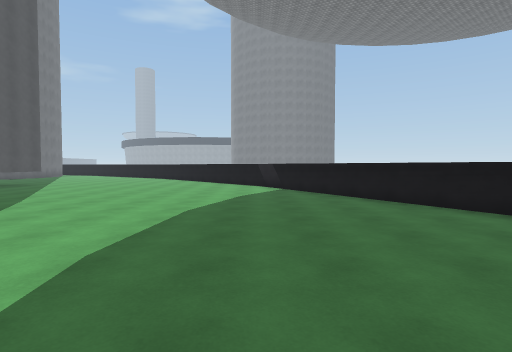
view 1 (above)

14 first-person views from a walk through a 3-D level made in the Unity game engine. The camera is 1.5 m above the floor, tilts 2° down and sees 80° across. The floor is counted in squares, 2 m on a side. Each view is taken from the middle of a square. On the plan, view 1 faces up. The plan holds only what a view shows up to about 10 squares ahead; the rest is blank. The place goes on beyond the plan. The player is left out. Surface patterns are stand-ins for the level's own textures.

view 2
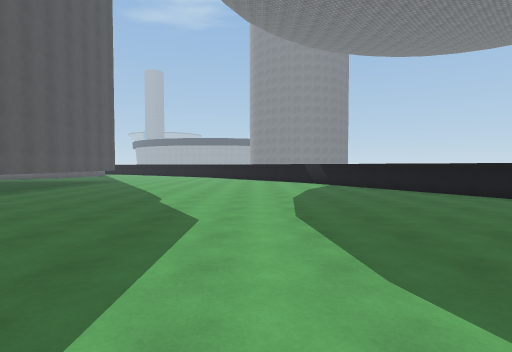

view 3
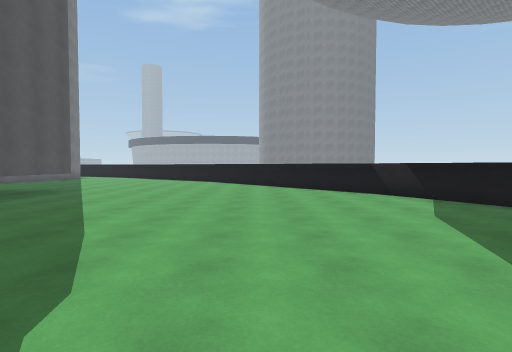

view 4
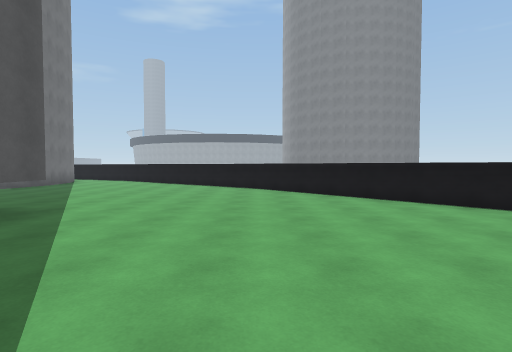

view 5
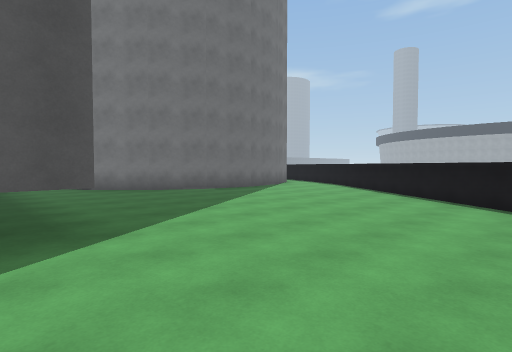

view 6
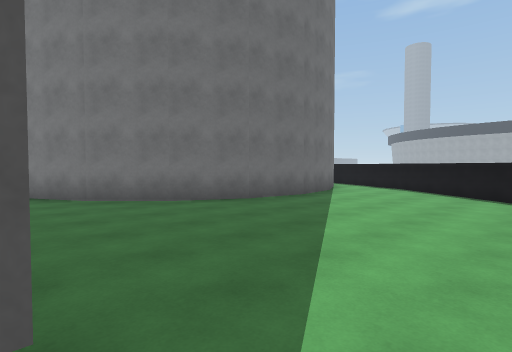

view 7
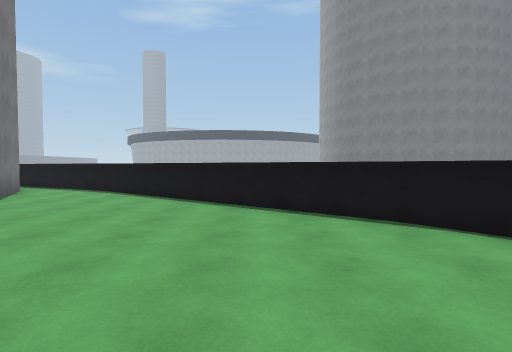

view 8
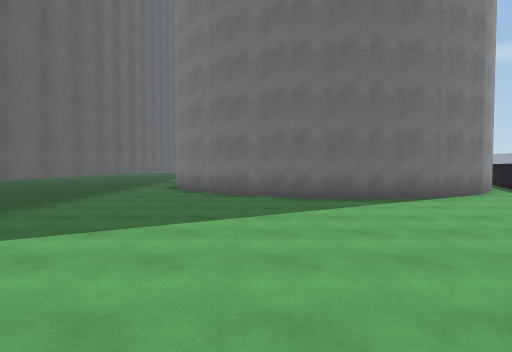

view 9
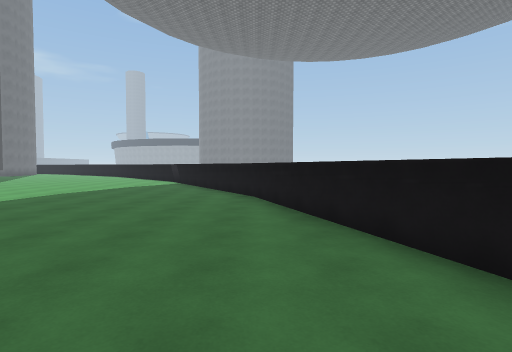

view 10
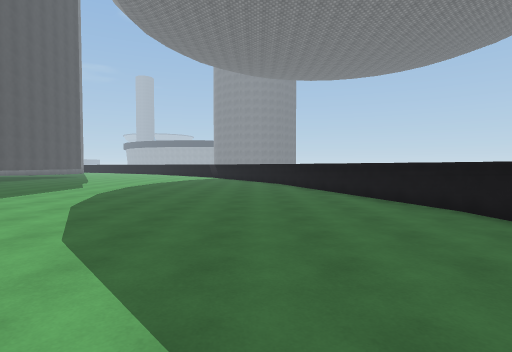

view 11
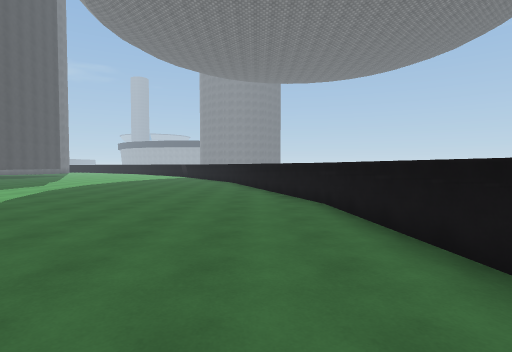

view 12
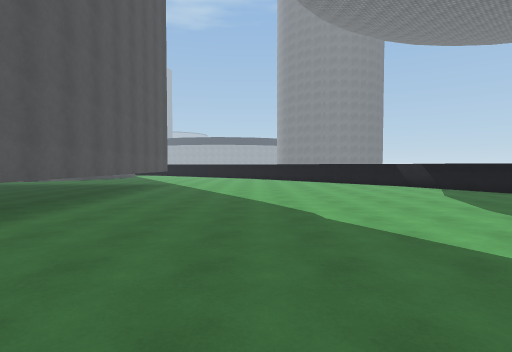

view 13
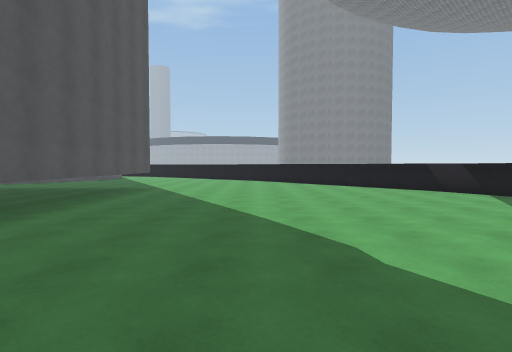

view 14
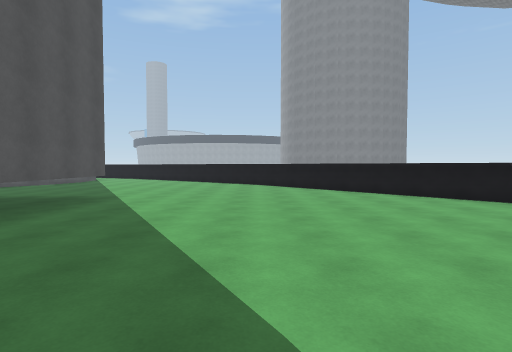

### Floor plan
Points are (right, up) in squares from view 1. A wall is a line through its corners. A room is listed if a view was taken in it or the views show most of it. See-through windows are left out.
Room 1 (views 1, 2, 3, 4, 5, 6, 7, 8, 9, 10, 11, 12, 13, 14)
walls: (0.1, 11) (-5.2, 17.2); (-8.5, 12.1) (-8.5, 4.1); (6.4, -3.2) (3.9, 4.3) (0, 11.2); (6.8, -7) (6.3, -3); (-5.1, 17) (-11.5, 22) (-13.6, 23); (-16.1, 12.1) (-10.6, 12.1); (-13.8, 21.8) (-13, 20.2) (-12.7, 18.5) (-13, 16.8) (-13.8, 15.2) (-15, 14) (-16.5, 13.2)

Where each view was taken, in squares from view 1:
view 1: 0 up, 0 right, facing up
view 2: 2 down, 2 left, facing up
view 3: 3 up, 3 left, facing up
view 4: 7 up, 5 left, facing up
view 5: 11 up, 5 left, facing up-left
view 6: 12 up, 8 left, facing up-left
view 7: 13 up, 7 left, facing up
view 8: 16 up, 6 left, facing left
view 9: 3 down, 4 right, facing up
view 10: 8 down, 3 right, facing up
view 11: 9 down, 5 right, facing up
view 12: 0 up, 5 left, facing up
view 13: 2 up, 5 left, facing up
view 14: 5 up, 5 left, facing up
